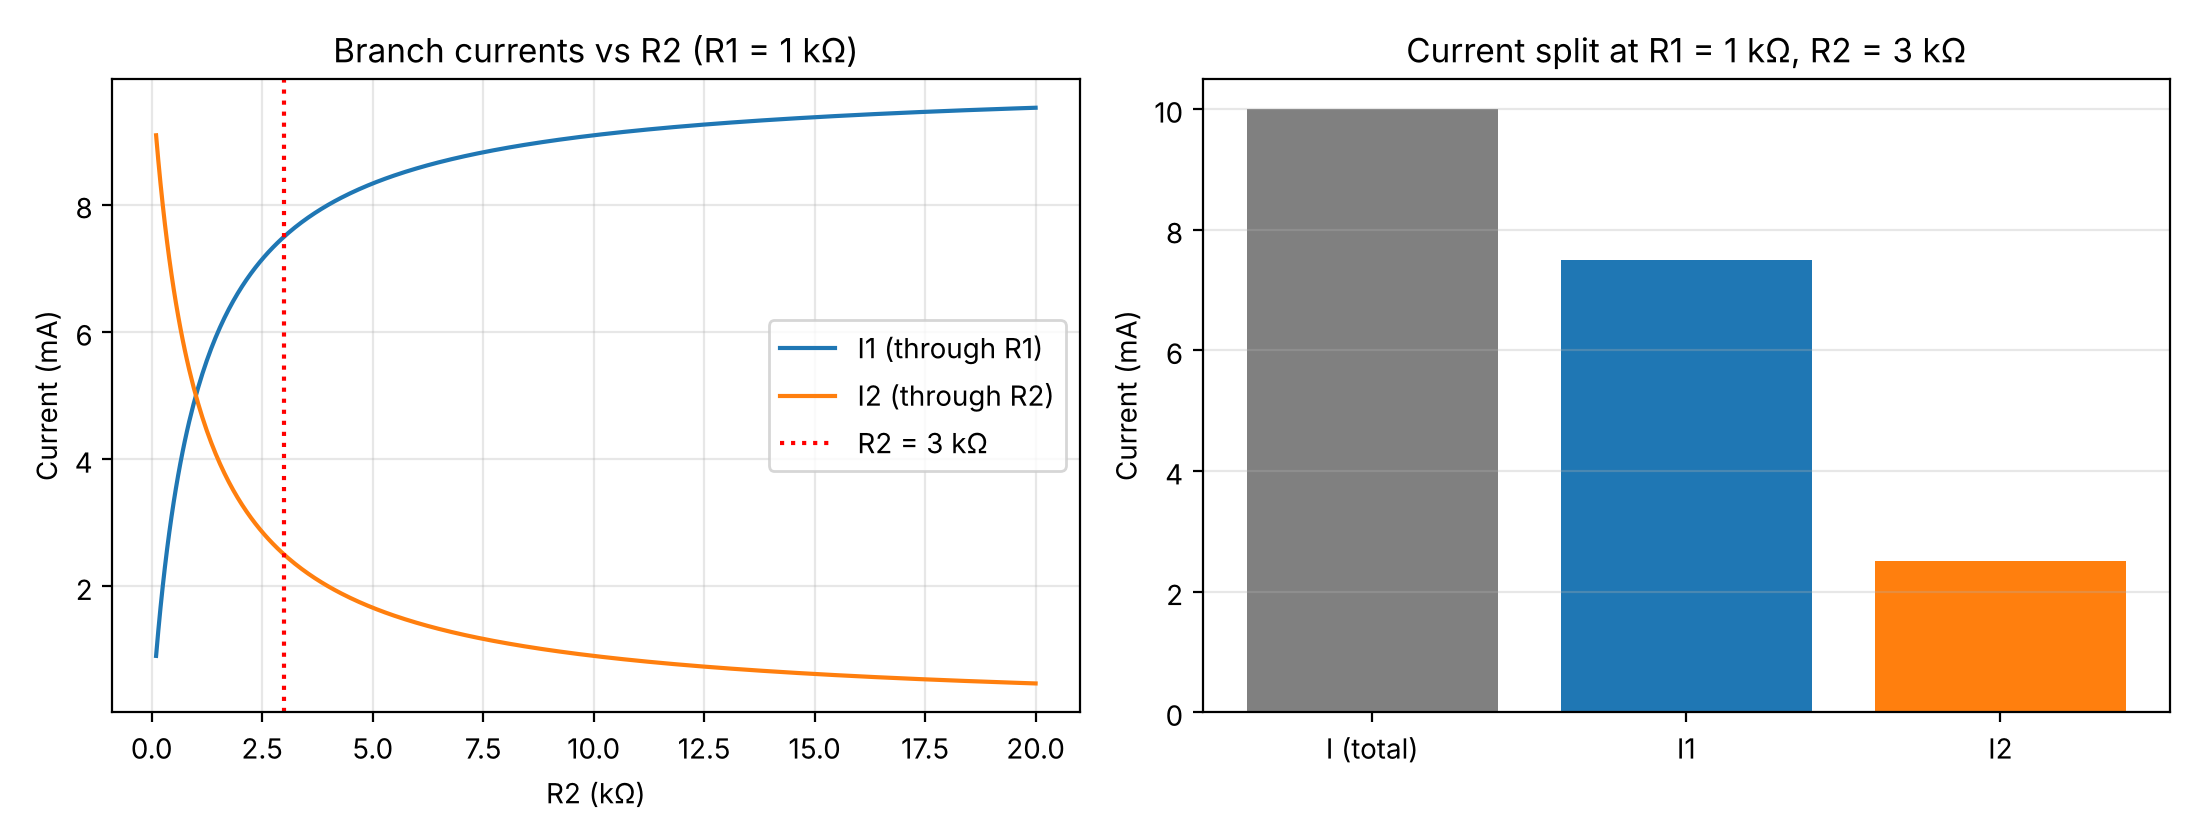

Reproduce this figure in Python.
import numpy as np
import matplotlib.pyplot as plt


def branch_currents(I, R1, R2):
    # I2 = I * R1 / (R1 + R2), and I1 = I * R2 / (R1 + R2)
    I1 = I * R2 / (R1 + R2)
    I2 = I * R1 / (R1 + R2)
    return I1, I2


def print_results(I, R1, R2):
    I1, I2 = branch_currents(I, R1, R2)
    print(f"I2 = {I*1e3:.1f} mA x {R1:.0f} / ({R1:.0f} + {R2:.0f}) = {I2*1e3:.3f} mA")
    print(f"I1 = {I*1e3:.1f} mA x {R2:.0f} / ({R1:.0f} + {R2:.0f}) = {I1*1e3:.3f} mA")

    # Checks: Kirchhoff's current law and equal branch voltages
    print(f"KCL: I1 + I2 = {I1*1e3:.3f} + {I2*1e3:.3f} = {(I1 + I2)*1e3:.3f} mA")
    print(f"V = I1 x R1 = {I1*1e3:.3f} mA x {R1:.0f} = {I1*R1:.3f} V")
    print(f"V = I2 x R2 = {I2*1e3:.3f} mA x {R2:.0f} = {I2*R2:.3f} V")


def plot_results(I, R1, R2):
    I1, I2 = branch_currents(I, R1, R2)

    R2_sweep = np.linspace(100, 20e3, 400)
    I1_sweep, I2_sweep = branch_currents(I, R1, R2_sweep)

    plt.figure(figsize=(11, 4.2))

    plt.subplot(1, 2, 1)
    plt.plot(R2_sweep / 1e3, I1_sweep * 1e3, label="I1 (through R1)")
    plt.plot(R2_sweep / 1e3, I2_sweep * 1e3, label="I2 (through R2)")
    plt.axvline(R2 / 1e3, linestyle=":", color="red", label="R2 = 3 kΩ")
    plt.xlabel("R2 (kΩ)")
    plt.ylabel("Current (mA)")
    plt.title("Branch currents vs R2 (R1 = 1 kΩ)")
    plt.legend()
    plt.grid(alpha=0.3)

    plt.subplot(1, 2, 2)
    plt.bar(["I (total)", "I1", "I2"], np.array([I, I1, I2]) * 1e3,
            color=["gray", "tab:blue", "tab:orange"])
    plt.ylabel("Current (mA)")
    plt.title("Current split at R1 = 1 kΩ, R2 = 3 kΩ")
    plt.grid(alpha=0.3, axis="y")

    plt.tight_layout()
    plt.savefig("circuit2_current_divider.png", dpi=200)
    plt.show()


def main():
    I, R1, R2 = 10e-3, 1e3, 3e3
    print_results(I, R1, R2)
    plot_results(I, R1, R2)


if __name__ == "__main__":
    main()
